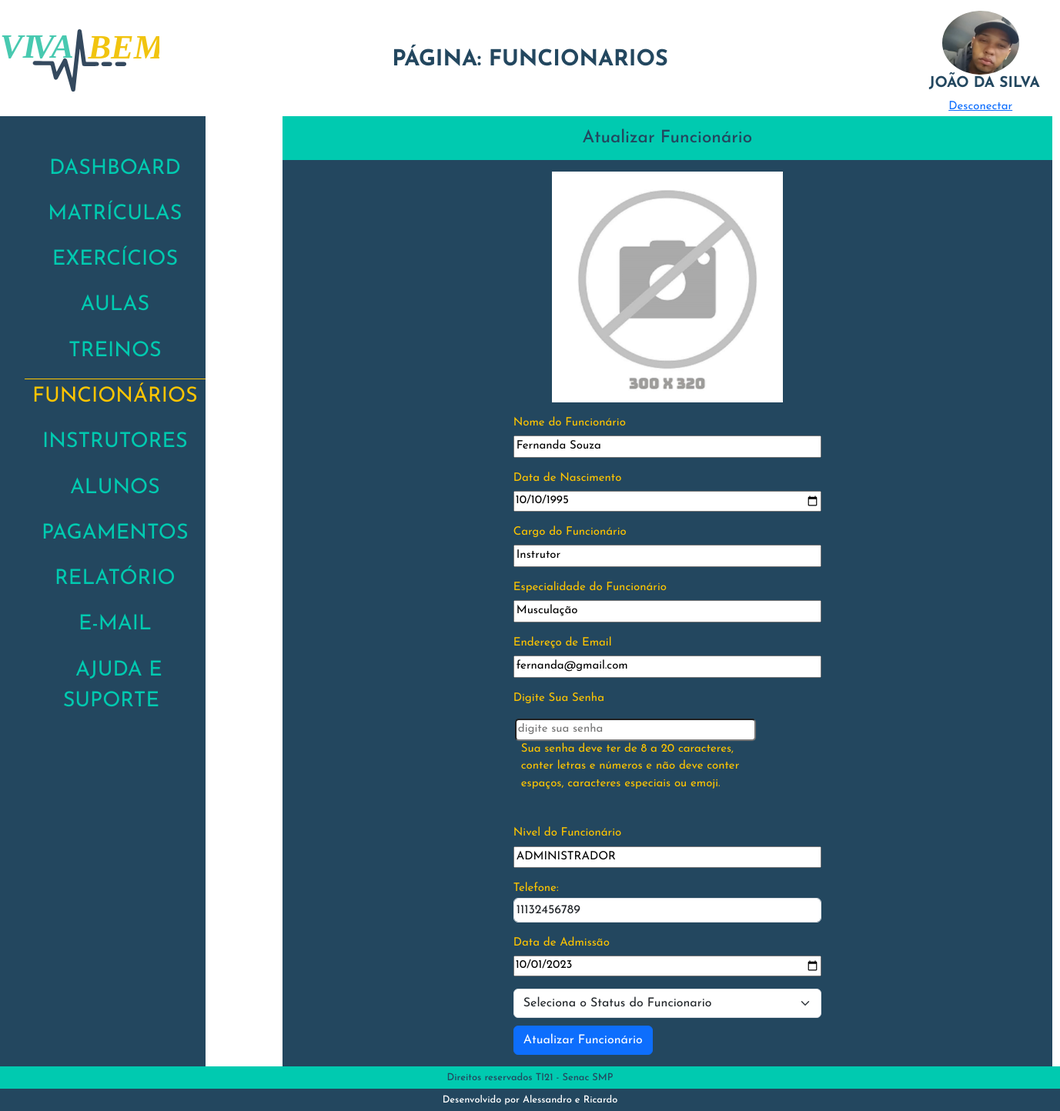
/admin/index.php?p=funcionarios&i=atualizar&id=1 (signed in), run on the app's committed database.
### tables this page shows
CREATE TABLE `tblalunos` (
  `idAluno` int(11) NOT NULL,
  `nomeAluno` varchar(50) NOT NULL,
  `dataNascAluno` date NOT NULL,
  `emailAluno` varchar(80) NOT NULL,
  `senhaAluno` varchar(20) NOT NULL,
  `dataCadAluno` date NOT NULL,
  `statusAluno` varchar(10) NOT NULL,
  `fotoAluno` varchar(100) NOT NULL
);

CREATE TABLE `tblfuncionarios` (
  `idFuncionario` int(11) NOT NULL,
  `nomeFuncionario` varchar(50) NOT NULL,
  `altFuncionario` varchar(50) NOT NULL,
  `dataNascFuncionario` date NOT NULL,
  `cargoFuncionario` varchar(20) NOT NULL,
  `especialidadeFuncionario` varchar(20) NOT NULL,
  `emailFuncionario` varchar(80) DEFAULT NULL,
  `senhaFuncionario` varchar(20) NOT NULL,
  `nivelFuncionario` varchar(15) NOT NULL,
  `telefoneFuncionario` varchar(14) NOT NULL,
  `dataAdmissaoFuncionario` date NOT NULL,
  `statusFuncionario` varchar(10) NOT NULL,
  `fotoFuncionario` varchar(100) DEFAULT NULL,
  `linkFaceFuncionario` varchar(150) NOT NULL,
  `linkInstaFuncionario` varchar(150) NOT NULL,
  `linklinkedinFuncionario` varchar(150) NOT NULL,
  `linkWhatsFuncionario` varchar(150) NOT NULL
);

### admin/class/aluno.php (called while the page is built, shortened)
<?php
class AlunoClass
{
    public $idAluno;
public function __construct($id = false)
{
    if ($id) {
        $this->idAluno = $id;
        $this->Carregar();
    }
}
public function Carregar()
{
    $query = "SELECT * FROM  tblalunos WHERE idAluno = " . $this->idAluno;
    $conn = Conexao::LigarConexao();
    $resultado = $conn->query($query);
    $lista = $resultado->fetchAll();
    foreach ($lista as $linha) {
        $this->nomeAluno = $linha['nomeAluno'];
        $this->fotoAluno = $linha['fotoAluno'];
    }
}
}

### admin/class/funcionario.php (called while the page is built, shortened)
<?php
class FuncionarioClass
{
    public $idFuncionario;
    public function __construct($id = false)
    {
        if ($id) {
            $this->idFuncionario = $id;
            $this->Carregar();
        }
    }
    public function Carregar()
    {
        $query = "SELECT * FROM  tblfuncionarios WHERE idFuncionario = " . $this->idFuncionario;
        $conn = Conexao::LigarConexao();
        $resultado = $conn->query($query);
        $lista = $resultado->fetchAll();
        foreach ($lista as $linha) {
            $this->nomeFuncionario = $linha['nomeFuncionario'];
            $this->dataNascFuncionario = $linha['dataNascFuncionario'];
            $this->cargoFuncionario = $linha['cargoFuncionario'];
            $this->especialidadeFuncionario = $linha['especialidadeFuncionario'];
            $this->emailFuncionario = $linha['emailFuncionario'];
            $this->nivelFuncionario = $linha['nivelFuncionario'];
            $this->telefoneFuncionario = $linha['telefoneFuncionario'];
            $this->dataAdmissaoFuncionario = $linha['dataAdmissaoFuncionario'];
        }
    }
   }

### admin/funcionarios/atualizar.php (the view, shortened to what this page needs)
<?php
require_once("class/funcionario.php");
$funcionario = new FuncionarioClass($id);
?>
<h1 class="h1Geral">Atualizar Funcionário</h1>
<form class="formfunc" action="index.php?p=funcionarios&i=atualizar&id=<?php echo $funcionario->idFuncionario ?>" method="POST" enctype="multipart/form-data">
    <div class="input-group mb-3">
        <div class="tamanhoFotoCad">
            <img src="img/sem-foto.jpg" alt="..." id="imgfoto">
        </div>
    </div>
    <div class="setecamposesquerda">
        <div class="mb-3">
            <label class="labelfunc" for="nomeFuncionario" class="form-label">Nome do Funcionário</label>
            <input class="inputfunc" type="text" class="form-control" name="nomeFuncionario" id="nomeFuncionario" placeholder="Informe Nome do Funcionario" value="<?php echo $funcionario->nomeFuncionario; ?>">
        </div>
        <div class="mb-3">
            <label class="labelfunc" for="dataNascFuncionario" class="form-label">Data de Nascimento</label>
            <input class="inputdatafunc" type="date" class="form-control" name="dataNascFuncionario" id="dataNascFuncionario" placeholder="Sua Data de Nascimento" value="<?php echo $funcionario->dataNascFuncionario; ?>">
        </div>
        <div class="mb-3">
            <label class="labelfunc" for="cargoFuncionario" class="form-label">Cargo do Funcionário</label>
            <input class="inputfunc" type="text" class="form-control" name="cargoFuncionario" id="cargoFuncionario" required placeholder="Informe o Cargo do Funcionario" value="<?php echo $funcionario->cargoFuncionario; ?>">
        </div>
        <div class="mb-3">
            <label class="labelfunc" for="especialidadeFuncionario" class="form-label">Especialidade do Funcionário</label>
            <input class="inputfunc" type="text" class="form-control" name="especialidadeFuncionario" id="especialidadeFuncionario" placeholder="Informe a especialidade do Funcionario" value="<?php echo $funcionario->especialidadeFuncionario; ?>">
        </div>
        <div class="mb-3">
            <label class="labelfunc" for="emailFuncionario" class="form-label">Endereço de Email </label>
            <input class="inputfunc" type="email" class="form-control" name="emailFuncionario" id="emailFuncionario" placeholder="name@example.com" value="<?php echo $funcionario->emailFuncionario; ?>">
        </div>
        <div class="mb-3">
            <label class="labelfunc" for="inputPassword" class="form-label">Digite Sua Senha</label>
            <div class="col-sm-10">
                <input class="inputsenha" type="password" class="form-control" id="inputPassword" placeholder="digite sua senha">
                <p>Sua senha deve ter de 8 a 20 caracteres, conter letras e números e não deve conter espaços, caracteres especiais ou emoji.</p>
            </div>
        </div>
        <div class="mb-3">
            <label class="labelfunc" for="nivelFuncionario" class="form-label">Nivel do Funcionário</label>
            <input class="inputfunc" type="text" class="form-control" name="nivelFuncionario" id="nivelFuncionario" placeholder="Informe o Nivel do Funcionario" value="<?php echo $funcionario->nivelFuncionario; ?>">
        </div>
    </div>
    <div class=" direita">
        <div class="mb-3">
            <label for="telefoneFuncionario">Telefone:</label>
            <input type="tel" class="form-control" name="telefoneFuncionario" id="telefoneFuncionario" placeholder="(11)99999-999" value="<?php echo $funcionario->telefoneFuncionario; ?>">
        </div>
        <div class="mb-3">
            <label class="labelfunc" for="dataAdmissaoFuncionario" class="form-label">Data de Admissão</label>
            <input class="inputdatafuncAdmis" type="date" class="form-control" name="dataAdmissaoFuncionario" id="dataAdmissaoFuncionario" placeholder="data de admissão" value="<?php echo $funcionario->dataAdmissaoFuncionario; ?>">
        </div>
        <div class="selecaofunc" class="form-group col-sm-6 offset-md-2">
            <select class="form-select col-sm-2" aria-label="Default select example" name="statusFuncionario" required>
                <option selected="">Seleciona o Status do Funcionario</option>
            </select>
        </div>
        <div class="botaocad">
            <button type="submit" class="btn btn-primary">Atualizar Funcionário</button>
        </div>
    </div>
</form>

### admin/index.php (shortened to what this page needs)
<?php
if (isset($_SESSION['idAluno'])) {
    $tipoUsuario = 'aluno';
} elseif (isset($_SESSION['idFuncionario'])) {
    $id = $_SESSION['idFuncionario'];
    $tipoUsuario = 'funcionario';
} else {
    header("location: http://localhost/Projeto-Academia-Viva-Bem-Senac/admin/loginAdmin.php");
    exit;
}
$pagina = @$_GET['p'];
require_once('class/aluno.php');
require_once('class/funcionario.php');
if ($tipoUsuario === 'aluno') {
    $aluno = new AlunoClass($id);
    $usuario = $aluno;
} elseif ($tipoUsuario === 'funcionario') {
    $funcionario = new FuncionarioClass($id);
    $usuario = $funcionario;
}
?>
<!DOCTYPE html>
<html lang="pt-BR">
<head>
    <link rel="stylesheet" href="./css/reset.css">
    <link href="path/to/lightbox.css" rel="stylesheet" />
    <link href="https://cdn.jsdelivr.net/npm/bootstrap@5.3.2/dist/css/bootstrap.min.css" rel="stylesheet">
    <link rel="stylesheet" href="./css/estilo.css">
</head>
<body>
    <header class="topo">
        <h1>
            <img src="./img/logoVivaBem.svg" alt="Logo Viva Bem">
        </h1>
        <?php
        if ($pagina == '') {
            echo '<h2>Dashboard</h2>';
        } else {
            echo ('<h2>Página: ' . $pagina . '</h2>');
        }
        ?>
         <div class="identUser">
            <img src="../img/<?php echo $usuario->fotoAluno ?? $usuario->fotoFuncionario; ?>" alt="User">
            <h2><?php echo $usuario->nomeAluno ?? $usuario->nomeFuncionario; ?></h2>
            <a href="desconectar.php">Desconectar</a>
        </div>
    </header>
    <main>
        <div class="menu">
            <nav>
                <ul>
                    <li><a href="index.php?p=dashboard" class="<?php echo (($pagina == 'dashboard') ||  (@$pagina == '')) ? 'menuAtivo' : ''; ?>"> Dashboard </a></li>
                    <li><a href="index.php?p=matriculas" class="<?php echo ($pagina == 'matriculas') ? 'menuAtivo' : ''; ?>"> Matrículas </a></li>
                    <li><a href="index.php?p=exercicios" class="<?php echo ($pagina == 'exercicios') ? 'menuAtivo' : ''; ?>"> Exercícios </a></li>
                    <li><a href="index.php?p=aulas" class="<?php echo ($pagina == 'aulas') ? 'menuAtivo' : ''; ?>"> Aulas </a></li>
                    <li><a href="index.php?p=treino" class="<?php echo ($pagina == 'treino') ? 'menuAtivo' : ''; ?>"> Treinos </a></li>
                    <li><a href="index.php?p=funcionarios" class="<?php echo ($pagina == 'funcionarios') ? 'menuAtivo' : ''; ?>"> Funcionários </a></li>
                    <li><a href="index.php?p=instrutores" class="<?php echo ($pagina == 'instrutores') ? 'menuAtivo' : ''; ?>"> Instrutores </a></li>
                    <li><a href="index.php?p=aluno" class="<?php echo ($pagina == 'aluno') ? 'menuAtivo' : ''; ?>"> Alunos </a></li>
                    <li><a href="index.php?p=pagamento" class="<?php echo ($pagina == 'pagamento') ? 'menuAtivo' : ''; ?>"> Pagamentos </a></li>
                    <li><a href="index.php?p=relatorio" class="<?php echo ($pagina == 'relatorio') ? 'menuAtivo' : ''; ?>"> Relatório </a></li>
                    <li><a href="index.php?p=contato" class="<?php echo ($pagina == 'contato') ? 'menuAtivo' : ''; ?>"> E-mail </a></li>
                    <li><a href="index.php?p=ajuda" class="<?php echo ($pagina == 'ajuda') ? 'menuAtivo' : ''; ?>"> Ajuda e Suporte </a></li>
                </ul>
            </nav>
        </div>
        <div class="box">
            <?php
            switch ($pagina) {
                case 'funcionarios':
                    require_once('funcionarios/funcionarios.php');
                    break;
            }
            ?>
        </div>
    </main>
    <footer class="rodape">
        <h2>Direitos reservados TI21 - Senac SMP</h2>
        <h2>Desenvolvido por Alessandro e Ricardo</h2>
    </footer>
</body>
</html>

### admin/css/estilo.css (style rules this page uses)
*, a, h1, h2, h3, h4 { font-family: 'Josefin Sans', sans-serif; font-size: 15px; }
body { display: flex; flex-direction: column; height: 100vh; width: 100%; }
.topo { display: flex; justify-content: space-between; margin-top: 1%; align-items: center; }
.topo h1 { text-align: center; width: 15%; }
.identUser { width: 100%; }
.identUser img { max-width: 100px; max-height: 90px; object-fit: cover; border-radius: 50%; }
.topo h2 { font-size: 1.8em; text-transform: uppercase; color: #23475f; font-weight: bold; }
.topo div { display: flex; flex-direction: column; align-items: center; width: 15%; }
.topo div img { width: 75%; }
.topo div h2 { margin-left: 5%; font-size: 1.2em; }
main { flex: 1; display: flex; }
.menu { background-color: #23475f; text-align: center; display: flex; }
.menu nav { margin-top: 15%; }
.menu nav ul li { padding: 4% 0; }
.menu nav ul li a { text-decoration: none; color: #00cab0; font-size: 1.8em; text-transform: uppercase; padding: 4% 10px; }
.menuAtivo { color: #ffc500 !important; border-top: solid 1px #ffc500; }
.box { margin: 0 100px; }
.rodape { text-align: center; }
.rodape h2 { font-size: .8em; margin-bottom: 0; }
.rodape h2:nth-child(1) { background: #00cab0; padding: .5% 0; color: #23475f; }
.rodape h2:nth-child(2) { background: #23475f; padding: .5% 0; color: #fff; }
form { display: flex; flex-direction: column; align-items: stretch; background: #23475f; width: 1000px; padding: 15px 50px; color: #ffc500; }
.form-control { padding: 3px; }
.col-sm-10 { padding: 10px; }
.inputsenha { width: 24%; border-radius: 5px 5px; margin-left: -8px; }
.h1Geral { text-align: center; color: #23475f; font-size: 1.5em; background: #00cab0; margin: 0; padding: 15px; }
.formfunc { display: flex; flex-direction: column; align-items: center; justify-content: flex-start; }
.input-group { display: flex; flex-direction: column; align-items: center; }
.tamanhoFotoCad { width: 100%; display: flex; justify-content: center; }
.tamanhoFotoCad img { max-width: 300px; max-height: 320px; object-fit: cover; }
.setecamposesquerda, .direita { width: 100%; max-width: 400px; margin: auto; }
.mb-3 { margin-bottom: 15px; }
.labelfunc { display: block; margin-bottom: 5px; }
.inputfunc, .inputdatafunc, .inputsenha, .inputdatafuncAdmis, .selecaofunc, .botaocad { width: 100%; }
.botaocad { margin-top: 10px; }

### data on the page
tblalunos: fotoAluno (picture), nomeAluno "JOÃO DA SILVA"
tblfuncionarios: nomeFuncionario "Fernanda Souza", dataNascFuncionario "10/10/1995", cargoFuncionario "Instrutor", especialidadeFuncionario "Musculação", emailFuncionario "fernanda@gmail.com", nivelFuncionario "ADMINISTRADOR", telefoneFuncionario "11132456789", dataAdmissaoFuncionario "10/01/2023"

### other printed values
$pagina "FUNCIONARIOS"
